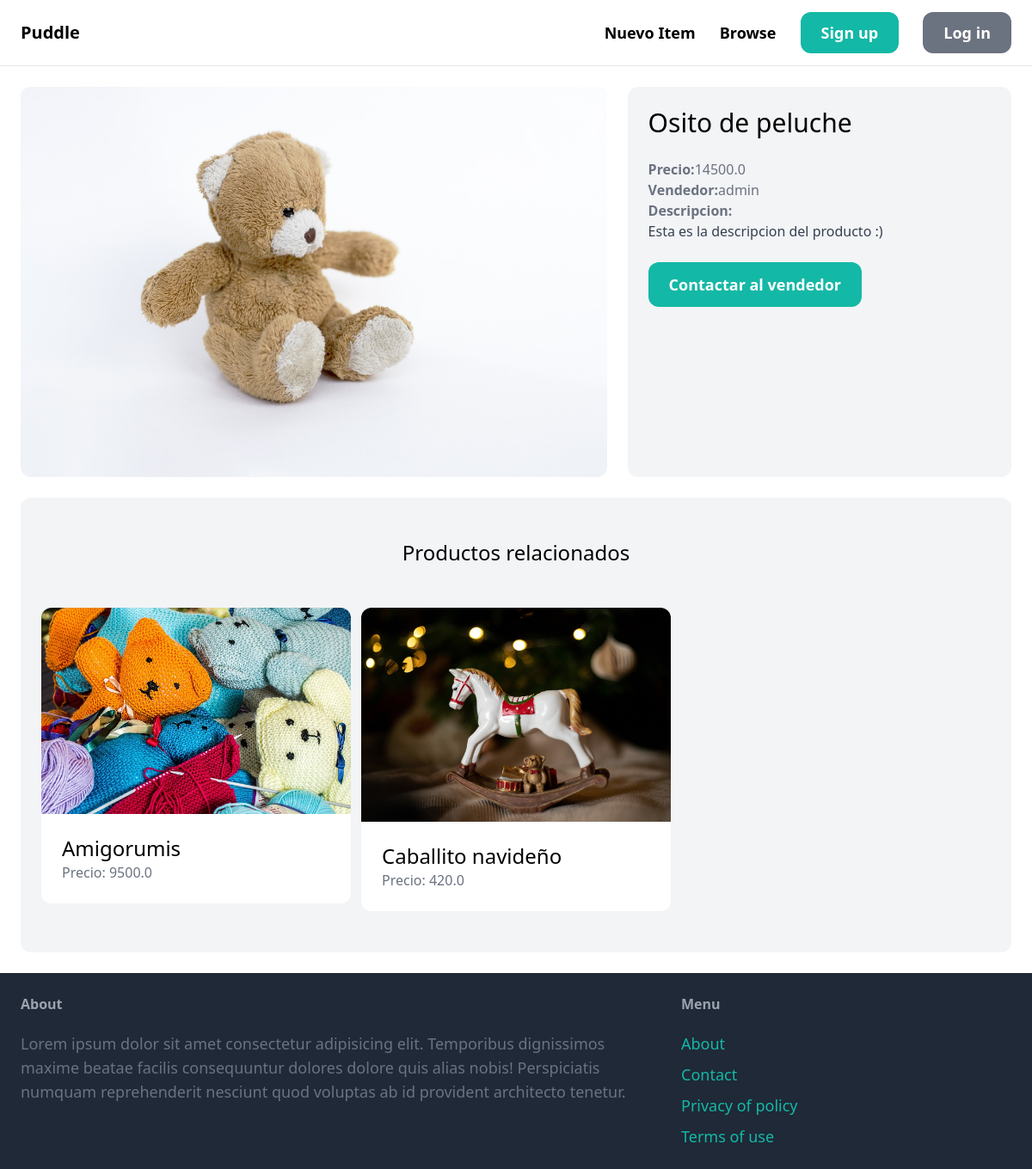
Page /items/1/ on the committed database.
### item/models.py (models this page shows, shortened)
class Item(models.Model):
    category = models.ForeignKey(Category, related_name='items', on_delete=models.CASCADE)
    name = models.CharField(max_length=255)
    description = models.TextField(blank=True, null=True)
    price = models.FloatField()
    image = models.ImageField(upload_to='item_images', blank=True, null=True)
    is_sold = models.BooleanField(default=False)
    created_by=models.ForeignKey(User, related_name='items', on_delete=models.CASCADE)
    created_at = models.DateTimeField(auto_now_add=True)

### item/views.py (the view)
# urls.py: path('<int:pk>/', views.detail, name='detail'),
def detail(request, pk):
    item= get_object_or_404(Item, pk=pk)
    related_items = Item.objects.filter(category=item.category, is_sold=False).exclude(pk=pk)[0:3]
    return render(request, 'item/detail.html',{
        'item':item,
        'related_items':related_items #traigo related items creado arriba
    })

### item/templates/item/detail.html (shortened to what this page needs)
{%extends 'core/base.html'%}
{%block content%}
    <div class="grid grid-cols-5 gap-6">
        <div class="col-span-3" >
            <img src="{{item.image.url}}" class="rounded-xl">
        </div>
        <div class="col-span-2 p-6 bg-gray-100 rounded-xl">
            <h1 class="mb-6 text-3xl">{{item.name}}</h1>
            <p class="text-gray-500"><strong>Precio:</strong>{{item.price}}</p>
            <p class="text-gray-500"><strong>Vendedor:</strong>{{item.created_by}}</p>
            {%if item.description%}
                <p class="text-gray-700">
                    <strong class="text-gray-500">Descripcion: </strong><br>
                    {{item.description}}
                </p>
            {%endif%}
            {% if request.user == item.created_by %}
                <div class="mt-6 p-6 bg-white rounded-xl">
                    <p>Este es un item creado por ti!</p>
                    <a href="{% url 'item:edit' item.id %}" class="inline-block mt-6 px-6 py-3 text-lg font-semibold bg-teal-500 text-white rounded-xl">Edit</a>
                    <a href="{% url 'item:delete' item.id %}" class="inline-block mt-6 px-6 py-3 text-lg font-semibold bg-red-500 text-white rounded-xl">Delete</a>
                </div>
            {% else %}
                <a href="#" class="inline-block mt-6 px-6 py-3 text-lg font-semibold bg-teal-500 text-white rounded-xl hover:bg-teal-700">Contactar al vendedor</a>
            {% endif %}
        </div>
    </div>
    <div class="mt-6 px-6 py-12 bg-gray-100 rounded-xl">
        <h2 class="mb-12 text-2xl text-center">Productos relacionados</h2>
        <div class="grid grid-cols-3 gap-3">
            {%for item in related_items %}
                <div>
                    <a href="{% url 'item:detail' item.id %}">
                        <div>
                            <img src="{{item.image.url}}" class="rounded-t-xl">
                        </div>
                        <div class="p-6 bg-white rounded-b-xl">
                            <h2 class="text-2xl">{{item.name}}</h2>
                            <p class="text-gray-500">Precio: {{item.price}}</p>
                        </div>
                    </a>
                </div>
            {%endfor%}
        </div>
    </div>
{%endblock%}

### rows in the picture
Item: image (picture), name "Osito de peluche", price "14500.0", created_by "admin", description "Esta es la descripcion del producto :)"
Item: image (picture), name "Amigorumis", price "9500.0"
Item: image (picture), name "Caballito navideño", price "420.0"
